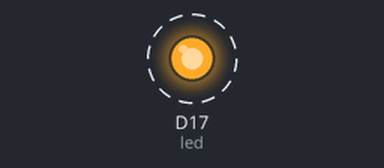
Simulated run of this program. Board: CircuitPython board. Shown: output pins drawn as LEDs (lit = HIGH). Dashed ring = blinking. What the program prints to the serial console is not drawn.

Above: at 0.2 s.
Timing chart, 0 to 3.0 s (numbered marks = the images above):
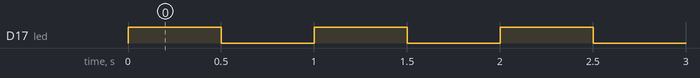

The program:

blink.py
```python
import board
import digitalio
import time

led = digitalio.DigitalInOut(board.D17)
led.direction = digitalio.Direction.OUTPUT

print("Starting, look behind the board")
# on = True

while True:
    # if on:
    #    print("Bim")
    #    on = False
    # else:
    #    print("Bam")
    #    on = True
    led.value = True
    time.sleep(0.5)
    led.value = False
    time.sleep(0.5)
```

Measured:
- by itself, D17 (led): alternates HIGH for 0.50 s and LOW for 0.50 s
